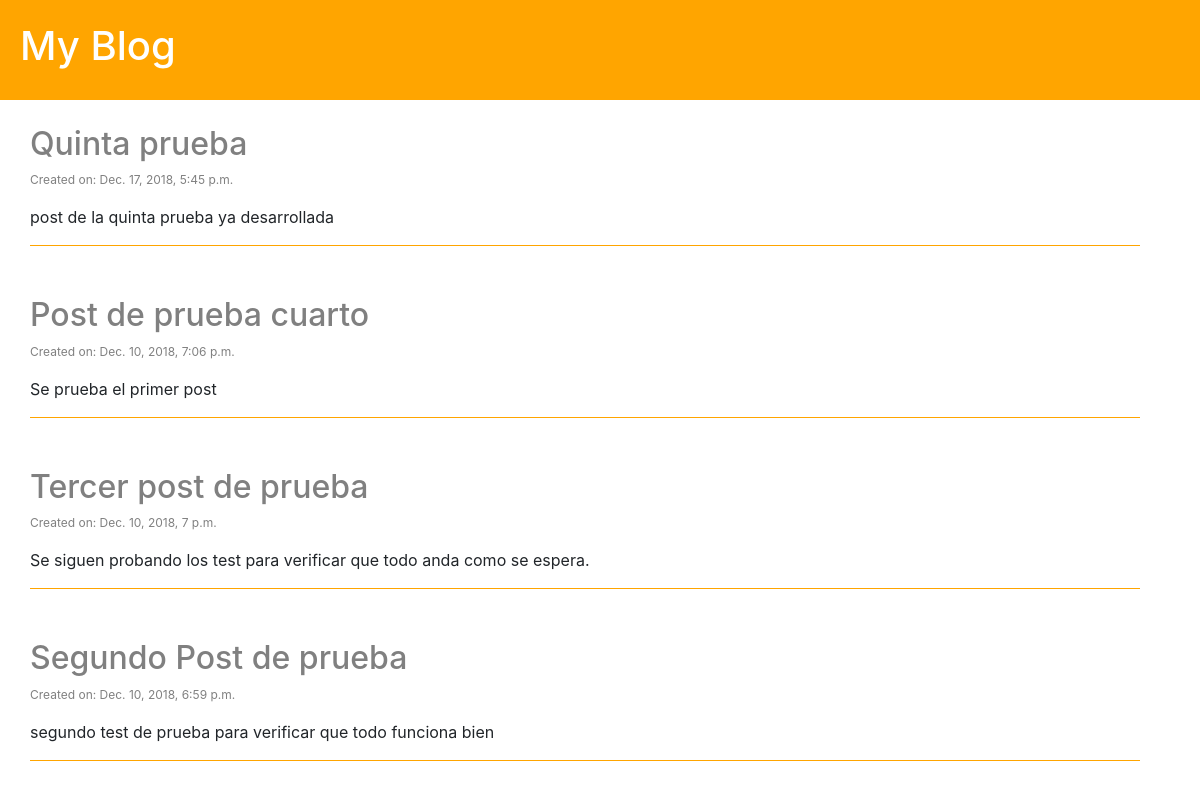
Before: / with the older database file.
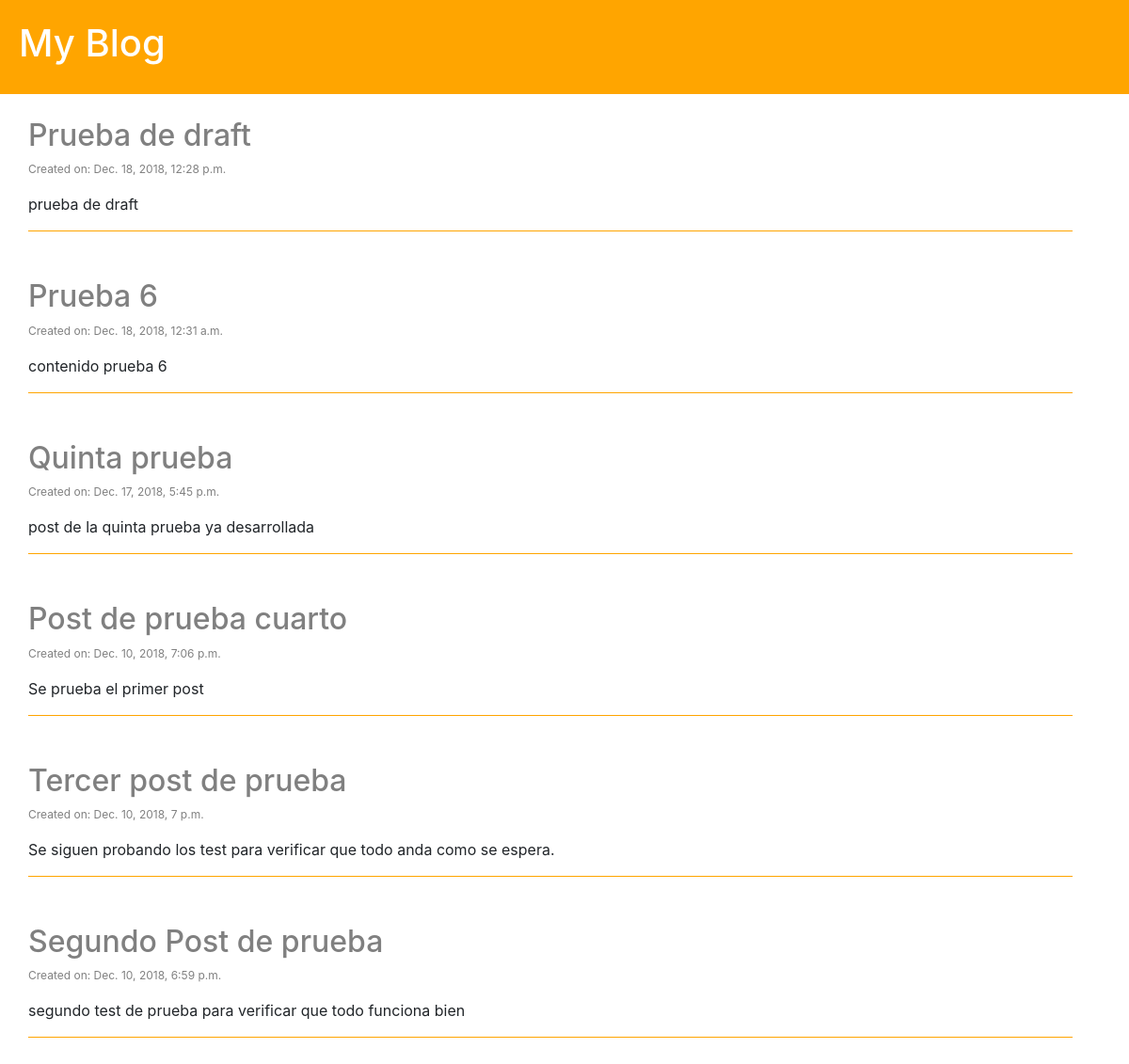
After: the same page with the newer database file.
### blog/models.py (models this page shows, shortened)
class Post(models.Model):
    author = models.ForeignKey('auth.User', on_delete=models.CASCADE)
    title = models.CharField(max_length=200)
    post_text = models.TextField(default=" ")
    created_date = models.DateTimeField(default=timezone.now)
    published_date = models.DateTimeField(blank=True, null=True)

### blog/views.py (the view)
# urls.py: path('', views.post_list, name='post_list'),
def post_list(request):
    posts = Post.objects.filter(published_date__lte=timezone.now()).order_by('-published_date')
    stuff_frontend = {'posts': posts}
    return render(request, 'blog/post_list.html', stuff_frontend)

### blog/templates/blog/post_list.html (shortened to what this page needs)
{% extends 'blog/base.html' %}
{% block content %}
    <div class="container">
      {% for post in posts %}
      <div class="post">
          <h2><a href="post/{{post.pk}}">{{ post.title }}</a></h2>
          <div class="date"><p>Created on: {{ post.published_date }}</p></div>
          <p>{{ post.post_text }}</p>
      </div>
      {% endfor %}
    </div>
{% endblock %}

Changed rows visible on the page:
added Post: title "Prueba de draft", published_date "Dec. 18, 2018, 12:28 p.m.", post_text "prueba de draft"
added Post: title "Prueba 6", published_date "Dec. 18, 2018, 12:31 a.m.", post_text "contenido prueba 6"
